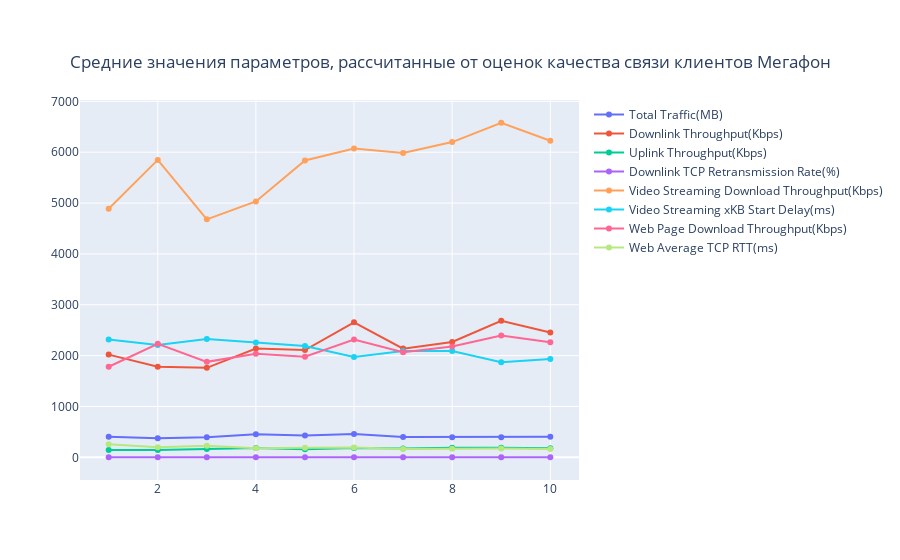

The code cell stored with this chart in its notebook:
### Code cell
#визуализация абсолютных средних значений по оценкам пользователей, с интерактивными функциями
df_mean = md.DataFrame()
for i in range(1,11):
    df_mean = df_mean.append(df[df['Q1']==i].describe().iloc[1])
    
#интерактивная визуализация
col = df.columns
fig_1 = go.Figure()
for feature in col[2:]:
    fig_1.add_trace(
        go.Scatter(
            x = df_mean['Q1'].unique(),
            y = df_mean[feature],
            name = str(feature)
        )
    )
    
fig_1.update_layout(
       title={
        'text': "Средние значения параметров, рассчитанные от оценок качества связи клиентов Мегафон",
        'y':0.9,
        'x':0.5,
        'xanchor': 'center',
        'yanchor': 'top'}
)

fig_1.show()

### Figure 1 — Plotly figure (JSON) as saved in the notebook; plotly's stock layout.template omitted (floating-point values rounded to 4 significant figures)
{"data": [{"name": "Total Traffic(MB)", "type": "scatter", "x": [1, 2, 3, 4, 5, 6, 7, 8, 9, 10], "y": [407.0, 373.2, 394.1, 454.0, 427.1, 461.1, 399.3, 397.2, 395.3, 402.8]}, {"name": "Downlink Throughput(Kbps)", "type": "scatter", "x": [1, 2, 3, 4, 5, 6, 7, 8, 9, 10], "y": [2020.0, 1781.0, 1759.0, 2140.0, 2109.0, 2654.0, 2138.0, 2269.0, 2685.0, 2456.0]}, {"name": "Uplink Throughput(Kbps)", "type": "scatter", "x": [1, 2, 3, 4, 5, 6, 7, 8, 9, 10], "y": [145.9, 142.5, 165.0, 181.3, 160.8, 184.8, 172.3, 190.6, 189.9, 180.3]}, {"name": "Downlink TCP Retransmission Rate(%)", "type": "scatter", "x": [1, 2, 3, 4, 5, 6, 7, 8, 9, 10], "y": [2.183, 2.037, 1.915, 2.098, 1.801, 1.581, 1.747, 1.719, 1.537, 1.685]}, {"name": "Video Streaming Download Throughput(Kbps)", "type": "scatter", "x": [1, 2, 3, 4, 5, 6, 7, 8, 9, 10], "y": [4888.0, 5849.0, 4680.0, 5032.0, 5836.0, 6074.0, 5986.0, 6199.0, 6579.0, 6226.0]}, {"name": "Video Streaming xKB Start Delay(ms)", "type": "scatter", "x": [1, 2, 3, 4, 5, 6, 7, 8, 9, 10], "y": [2317.0, 2207.0, 2327.0, 2257.0, 2189.0, 1973.0, 2090.0, 2090.0, 1872.0, 1933.0]}, {"name": "Web Page Download Throughput(Kbps)", "type": "scatter", "x": [1, 2, 3, 4, 5, 6, 7, 8, 9, 10], "y": [1781.0, 2234.0, 1877.0, 2038.0, 1980.0, 2315.0, 2065.0, 2180.0, 2395.0, 2261.0]}, {"name": "Web Average TCP RTT(ms)", "type": "scatter", "x": [1, 2, 3, 4, 5, 6, 7, 8, 9, 10], "y": [256.7, 198.6, 225.9, 180.1, 190.3, 192.7, 164.4, 169.9, 173.7, 165.6]}], "layout": {"title": {"text": "Средние значения параметров, рассчитанные от оценок качества связи клиентов Мегафон", "x": 0.5, "xanchor": "center", "y": 0.9, "yanchor": "top"}}}
